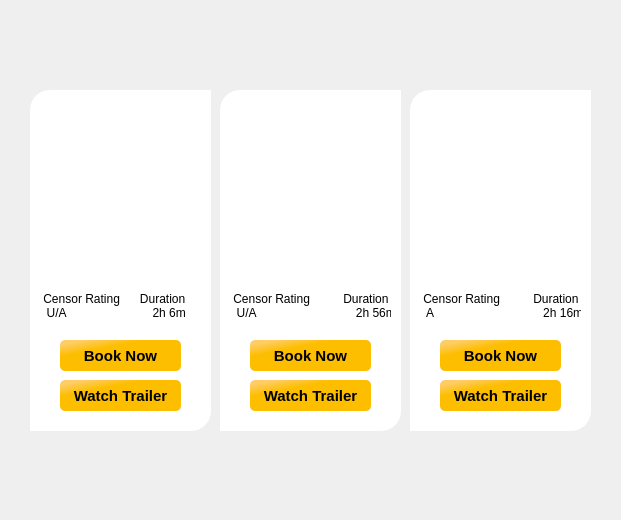
<?xml version="1.0" encoding="UTF-8"?>
<ui version="4.0">
 <class>SecDialog</class>
 <widget class="QDialog" name="SecDialog">
  <property name="geometry">
   <rect>
    <x>0</x>
    <y>0</y>
    <width>621</width>
    <height>520</height>
   </rect>
  </property>
  <property name="windowTitle">
   <string>Dialog</string>
  </property>
  <property name="styleSheet">
   <string notr="true">QPushButton#pushButton{
	
	background-color: qlineargradient(spread:pad, x1:0, y1:0, x2:0.438, y2:0.579545, stop:0.176136 rgba(255, 205, 102, 255), stop:0.585227 rgba(253, 190, 0, 255));
color:rgpa(255,255,255,210);
border-radius:5px;
}
QPushButton#pushButton:hover{
	background-color: qlineargradient(spread:pad, x1:0.0832857, y1:0.392, x2:1, y2:1, stop:0.309091 rgba(176, 190, 197,255), stop:0.981061 rgba(246, 186, 156, 255));
	
}
QPushButton#pushButton:pressed{
padding-left:5px;
padding-top:5px;
background-color:rgba(150,123,111,225);
}

QPushButton#pushButton_2{
	background-color: qlineargradient(spread:pad, x1:0, y1:0, x2:0.438, y2:0.579545, stop:0.176136 rgba(255, 205, 102, 255), stop:0.585227 rgba(253, 190, 0, 255));
color:rgpa(255,255,255,210);
border-radius:5px;
}
QPushButton#pushButton_2:hover{
	background-color: qlineargradient(spread:pad, x1:0.0832857, y1:0.392, x2:1, y2:1, stop:0.309091 rgba(176, 190, 197,255), stop:0.981061 rgba(246, 186, 156, 255));
	
}
QPushButton#pushButton_2:pressed{
padding-left:5px;
padding-top:5px;
background-color:rgba(150,123,111,225);
}
QPushButton#pushButton_3{
	background-color: qlineargradient(spread:pad, x1:0, y1:0, x2:0.438, y2:0.579545, stop:0.176136 rgba(255, 205, 102, 255), stop:0.585227 rgba(253, 190, 0, 255));
color:rgpa(255,255,255,210);
border-radius:5px;
}
QPushButton#pushButton_3:hover{
	background-color: qlineargradient(spread:pad, x1:0.0832857, y1:0.392, x2:1, y2:1, stop:0.309091 rgba(176, 190, 197,255), stop:0.981061 rgba(246, 186, 156, 255));
	
}
QPushButton#pushButton_3:pressed{
padding-left:5px;
padding-top:5px;
background-color:rgba(150,123,111,225);
}
QPushButton#pushButton_4{
	
	
	
	background-color: qlineargradient(spread:pad, x1:0, y1:0, x2:0.438, y2:0.579545, stop:0.176136 rgba(255, 205, 102, 255), stop:0.585227 rgba(253, 190, 0, 255));
color:rgpa(255,255,255,210);
border-radius:5px;
}
QPushButton#pushButton_4:hover{
	background-color: qlineargradient(spread:pad, x1:0.0832857, y1:0.392, x2:1, y2:1, stop:0.309091 rgba(176, 190, 197,255), stop:0.981061 rgba(246, 186, 156, 255));
	
}
QPushButton#pushButton_4:pressed{
padding-left:5px;
padding-top:5px;
background-color:rgba(150,123,111,225);
}
QPushButton#pushButton_5{
	
	
	
	
	
	background-color: qlineargradient(spread:pad, x1:0, y1:0, x2:0.438, y2:0.579545, stop:0.176136 rgba(255, 205, 102, 255), stop:0.585227 rgba(253, 190, 0, 255));
color:rgpa(255,255,255,210);
border-radius:5px;
}
QPushButton#pushButton_5:hover{
	background-color: qlineargradient(spread:pad, x1:0.0832857, y1:0.392, x2:1, y2:1, stop:0.309091 rgba(176, 190, 197,255), stop:0.981061 rgba(246, 186, 156, 255));
	
}
QPushButton#pushButton_5:pressed{
padding-left:5px;
padding-top:5px;
background-color:rgba(150,123,111,225);
}
QPushButton#pushButton_6{
	
	
	
	
	background-color: qlineargradient(spread:pad, x1:0, y1:0, x2:0.438, y2:0.579545, stop:0.176136 rgba(255, 205, 102, 255), stop:0.585227 rgba(253, 190, 0, 255));
color:rgpa(255,255,255,210);
border-radius:5px;
}
QPushButton#pushButton_6:hover{
	background-color: qlineargradient(spread:pad, x1:0.0832857, y1:0.392, x2:1, y2:1, stop:0.309091 rgba(176, 190, 197,255), stop:0.981061 rgba(246, 186, 156, 255));
	
}
QPushButton#pushButton_6:pressed{
padding-left:5px;
padding-top:5px;
background-color:rgba(150,123,111,225);
}</string>
  </property>
  <widget class="QLabel" name="label">
   <property name="geometry">
    <rect>
     <x>20</x>
     <y>20</y>
     <width>580</width>
     <height>480</height>
    </rect>
   </property>
   <property name="styleSheet">
    <string notr="true">border-image: url(:/img/images/img3.png);
border-top-left-radius:50px;
border-bottom-right-radius:50px;
</string>
   </property>
   <property name="text">
    <string/>
   </property>
  </widget>
  <widget class="QLabel" name="label_2">
   <property name="geometry">
    <rect>
     <x>30</x>
     <y>90</y>
     <width>181</width>
     <height>341</height>
    </rect>
   </property>
   <property name="styleSheet">
    <string notr="true">background-color: rgb(255, 255, 255);
border-top-left-radius:20px;
border-bottom-right-radius:20px;

</string>
   </property>
   <property name="text">
    <string/>
   </property>
  </widget>
  <widget class="QLabel" name="label_3">
   <property name="geometry">
    <rect>
     <x>220</x>
     <y>90</y>
     <width>181</width>
     <height>341</height>
    </rect>
   </property>
   <property name="styleSheet">
    <string notr="true">background-color: rgb(255, 255, 255);
border-top-left-radius:20px;
border-bottom-right-radius:20px;</string>
   </property>
   <property name="text">
    <string/>
   </property>
  </widget>
  <widget class="QLabel" name="label_4">
   <property name="geometry">
    <rect>
     <x>410</x>
     <y>90</y>
     <width>181</width>
     <height>341</height>
    </rect>
   </property>
   <property name="styleSheet">
    <string notr="true">background-color: rgb(255, 255, 255);
border-top-left-radius:20px;
border-bottom-right-radius:20px;</string>
   </property>
   <property name="text">
    <string/>
   </property>
  </widget>
  <widget class="QLabel" name="label_7">
   <property name="geometry">
    <rect>
     <x>40</x>
     <y>100</y>
     <width>161</width>
     <height>191</height>
    </rect>
   </property>
   <property name="styleSheet">
    <string notr="true">border-image: url(:/img/images/movie1.jfif);
border-top-left-radius:10px;
border-bottom-right-radius:10px;</string>
   </property>
   <property name="text">
    <string/>
   </property>
  </widget>
  <widget class="QLabel" name="label_8">
   <property name="geometry">
    <rect>
     <x>230</x>
     <y>100</y>
     <width>161</width>
     <height>191</height>
    </rect>
   </property>
   <property name="styleSheet">
    <string notr="true">border-image: url(:/img/images/poster-780.jpg);
border-top-left-radius:10px;
border-bottom-right-radius:10px;</string>
   </property>
   <property name="text">
    <string/>
   </property>
  </widget>
  <widget class="QLabel" name="label_9">
   <property name="geometry">
    <rect>
     <x>420</x>
     <y>100</y>
     <width>161</width>
     <height>191</height>
    </rect>
   </property>
   <property name="styleSheet">
    <string notr="true">border-image: url(:/img/images/The_Suicide_Squad_official_poster.jpeg);
border-top-left-radius:10px;
border-bottom-right-radius:10px;</string>
   </property>
   <property name="text">
    <string/>
   </property>
  </widget>
  <widget class="QPushButton" name="pushButton">
   <property name="geometry">
    <rect>
     <x>60</x>
     <y>340</y>
     <width>121</width>
     <height>31</height>
    </rect>
   </property>
   <property name="font">
    <font>
     <pointsize>11</pointsize>
     <weight>75</weight>
     <bold>true</bold>
    </font>
   </property>
   <property name="text">
    <string>Book Now</string>
   </property>
  </widget>
  <widget class="QPushButton" name="pushButton_2">
   <property name="geometry">
    <rect>
     <x>250</x>
     <y>340</y>
     <width>121</width>
     <height>31</height>
    </rect>
   </property>
   <property name="font">
    <font>
     <pointsize>11</pointsize>
     <weight>75</weight>
     <bold>true</bold>
    </font>
   </property>
   <property name="text">
    <string>Book Now</string>
   </property>
  </widget>
  <widget class="QPushButton" name="pushButton_3">
   <property name="geometry">
    <rect>
     <x>440</x>
     <y>340</y>
     <width>121</width>
     <height>31</height>
    </rect>
   </property>
   <property name="font">
    <font>
     <pointsize>11</pointsize>
     <weight>75</weight>
     <bold>true</bold>
    </font>
   </property>
   <property name="text">
    <string>Book Now</string>
   </property>
  </widget>
  <widget class="QPushButton" name="pushButton_4">
   <property name="geometry">
    <rect>
     <x>60</x>
     <y>380</y>
     <width>121</width>
     <height>31</height>
    </rect>
   </property>
   <property name="font">
    <font>
     <pointsize>11</pointsize>
     <weight>75</weight>
     <bold>true</bold>
    </font>
   </property>
   <property name="text">
    <string>Watch Trailer</string>
   </property>
  </widget>
  <widget class="QPushButton" name="pushButton_5">
   <property name="geometry">
    <rect>
     <x>250</x>
     <y>380</y>
     <width>121</width>
     <height>31</height>
    </rect>
   </property>
   <property name="font">
    <font>
     <pointsize>11</pointsize>
     <weight>75</weight>
     <bold>true</bold>
    </font>
   </property>
   <property name="text">
    <string>Watch Trailer</string>
   </property>
  </widget>
  <widget class="QPushButton" name="pushButton_6">
   <property name="geometry">
    <rect>
     <x>440</x>
     <y>380</y>
     <width>121</width>
     <height>31</height>
    </rect>
   </property>
   <property name="font">
    <font>
     <pointsize>11</pointsize>
     <weight>75</weight>
     <bold>true</bold>
    </font>
   </property>
   <property name="text">
    <string>Watch Trailer</string>
   </property>
  </widget>
  <widget class="QLabel" name="label_5">
   <property name="geometry">
    <rect>
     <x>420</x>
     <y>290</y>
     <width>161</width>
     <height>31</height>
    </rect>
   </property>
   <property name="styleSheet">
    <string notr="true">font: 8pt &quot;Arial Rounded MT Bold&quot;;</string>
   </property>
   <property name="text">
    <string> Censor Rating          Duration
  A                                 2h 16m</string>
   </property>
  </widget>
  <widget class="QLabel" name="label_6">
   <property name="geometry">
    <rect>
     <x>230</x>
     <y>290</y>
     <width>161</width>
     <height>31</height>
    </rect>
   </property>
   <property name="styleSheet">
    <string notr="true">font: 8pt &quot;Arial Rounded MT Bold&quot;;</string>
   </property>
   <property name="text">
    <string> Censor Rating          Duration
  U/A                              2h 56m</string>
   </property>
  </widget>
  <widget class="QLabel" name="label_10">
   <property name="geometry">
    <rect>
     <x>40</x>
     <y>290</y>
     <width>161</width>
     <height>31</height>
    </rect>
   </property>
   <property name="styleSheet">
    <string notr="true">font: 8pt &quot;Arial Rounded MT Bold&quot;;</string>
   </property>
   <property name="text">
    <string> Censor Rating      Duration
  U/A                          2h 6m</string>
   </property>
  </widget>
 </widget>
 <resources/>
 <connections/>
</ui>
